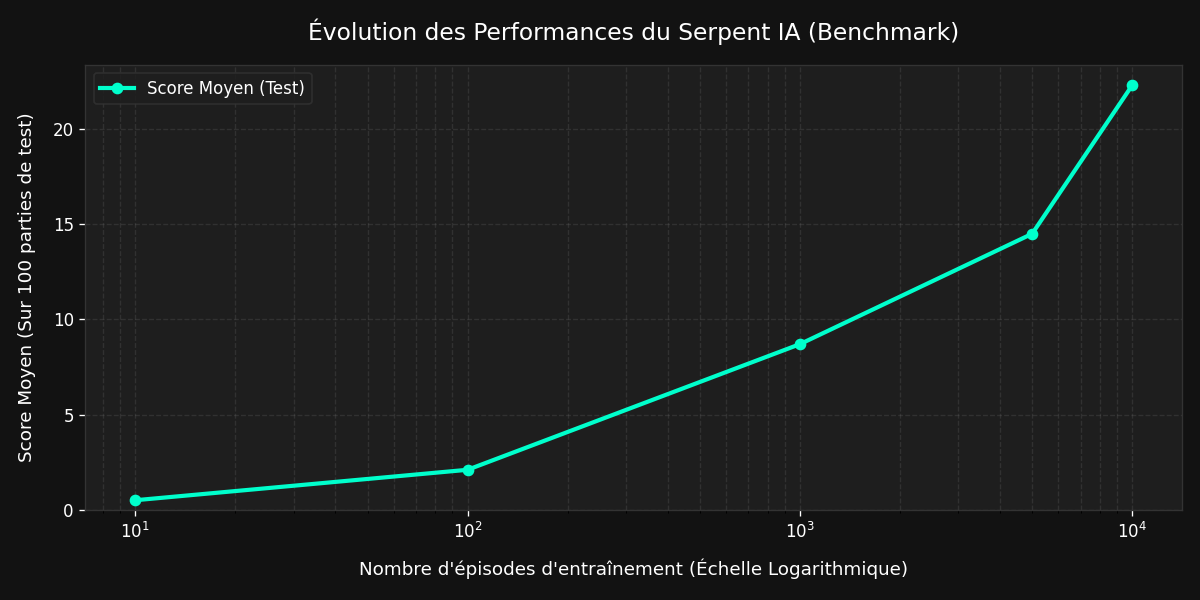

Generate this figure with Python:
# -*- coding: utf-8 -*-
"""
=============================================================================
 SNAKE IA — Outil de Benchmark et de Suivi de Performance
=============================================================================
 Évalue le modèle sur 100 parties de test et met à jour le graphe du README.
=============================================================================
"""

import os
import json
import time
import matplotlib.pyplot as plt
from game import SnakeGame
from config import TAILLE_ETAT, NB_ACTIONS

HISTORIQUE_PATH = "data/benchmark_history.json"
GRAPH_PATH = "benchmark.png"

def evaluer_modele(agent, nb_parties=100, lock=None):
    """
    Évalue le modèle actuel en mode exploitation pure sur plusieurs parties.
    Utilise la parallélisation par batch pour aller extrêmement vite.
    """
    # 20 jeux en parallèle pour maximiser la vitesse d'inférence
    NB_ENV_TEST = 20
    jeux = [SnakeGame(mode_graphique=False) for _ in range(NB_ENV_TEST)]
    etats = [jeu.reset() for jeu in jeux]
    
    scores = []
    
    while len(scores) < nb_parties:
        # Inférence groupée sans exploration (greedy) avec lock si fourni
        if lock:
            with lock:
                actions = agent.choisir_actions_batch(etats, entrainement=False)
        else:
            actions = agent.choisir_actions_batch(etats, entrainement=False)
        
        for idx in range(NB_ENV_TEST):
            etat_suivant, _, termine, score = jeux[idx].step(actions[idx])
            etats[idx] = etat_suivant
            
            if termine:
                scores.append(score)
                etats[idx] = jeux[idx].reset()
                if len(scores) >= nb_parties:
                    break
                    
    return sum(scores[:nb_parties]) / nb_parties

def enregistrer_et_generer_benchmark(nb_episodes, agent, lock=None):
    """
    Évalue le modèle, enregistre l'historique et génère le graphique log-linéaire.
    """
    try:
        print(f"\n📊 Évaluation du modèle à {nb_episodes} épisodes d'entraînement...")
        score_moyen = evaluer_modele(agent, lock=lock)
        print(f"📈 Score moyen obtenu sur 100 parties de test : {score_moyen:.2f}")
        
        # Charger l'historique existant
        historique = []
        os.makedirs(os.path.dirname(HISTORIQUE_PATH), exist_ok=True)
        if os.path.exists(HISTORIQUE_PATH):
            try:
                with open(HISTORIQUE_PATH, "r", encoding="utf-8") as f:
                    historique = json.load(f)
            except Exception as e:
                print(f"[!] Erreur de lecture de l'historique : {e}. Réinitialisation.")
        
        # Ajouter le nouveau point
        historique.append({
            "episodes": nb_episodes,
            "score_moyen": score_moyen,
            "timestamp": time.time()
        })
        
        # Nettoyer les doublons d'épisodes en gardant la dernière évaluation
        dict_historique = {}
        for entry in historique:
            dict_historique[entry["episodes"]] = entry
        historique = sorted(dict_historique.values(), key=lambda x: x["episodes"])
        
        # Sauvegarder
        with open(HISTORIQUE_PATH, "w", encoding="utf-8") as f:
            json.dump(historique, f, indent=4, ensure_ascii=False)
            
        # Générer le graphique
        generer_graphique(historique)
        
    except Exception as e:
        print(f"[!] Erreur lors de la génération du benchmark : {e}")

def generer_graphique(historique):
    """
    Trace la courbe de performance en échelle logarithmique sur l'axe X.
    """
    if not historique:
        return
        
    episodes = [x["episodes"] for x in historique]
    scores = [x["score_moyen"] for x in historique]
    
    plt.figure(figsize=(10, 5), facecolor="#121212")
    ax = plt.axes()
    ax.set_facecolor("#1e1e1e")
    
    # Tracer la ligne de performance
    plt.plot(episodes, scores, color="#00ffcc", marker="o", linestyle="-", linewidth=2.5, markersize=6, label="Score Moyen (Test)")
    
    # Personnalisation des axes & grille
    ax.tick_params(colors="white")
    ax.xaxis.label.set_color("white")
    ax.yaxis.label.set_color("white")
    ax.spines['bottom'].set_color('#333333')
    ax.spines['top'].set_color('#333333')
    ax.spines['left'].set_color('#333333')
    ax.spines['right'].set_color('#333333')
    
    plt.title("Évolution des Performances du Serpent IA (Benchmark)", color="white", fontsize=14, pad=15)
    plt.xlabel("Nombre d'épisodes d'entraînement (Échelle Logarithmique)", fontsize=11, labelpad=10)
    plt.ylabel("Score Moyen (Sur 100 parties de test)", fontsize=11, labelpad=10)
    
    # Configurer l'axe X en échelle logarithmique
    plt.xscale("log")
    
    # Grille de repérage
    plt.grid(True, which="both", linestyle="--", alpha=0.2, color="gray")
    
    # Limites et légendes
    plt.ylim(bottom=0)
    plt.legend(loc="upper left", facecolor="#1e1e1e", edgecolor="#333333", labelcolor="white")
    
    plt.tight_layout()
    plt.savefig(GRAPH_PATH, dpi=120, facecolor="#121212")
    plt.close()
    print(f"[OK] Graphique mis à jour : {GRAPH_PATH}")

if __name__ == "__main__":
    # Test autonome du tracé si exécuté directement
    test_data = [
        {"episodes": 10, "score_moyen": 0.5},
        {"episodes": 100, "score_moyen": 2.1},
        {"episodes": 1000, "score_moyen": 8.7},
        {"episodes": 5000, "score_moyen": 14.5},
        {"episodes": 10000, "score_moyen": 22.3}
    ]
    generer_graphique(test_data)
